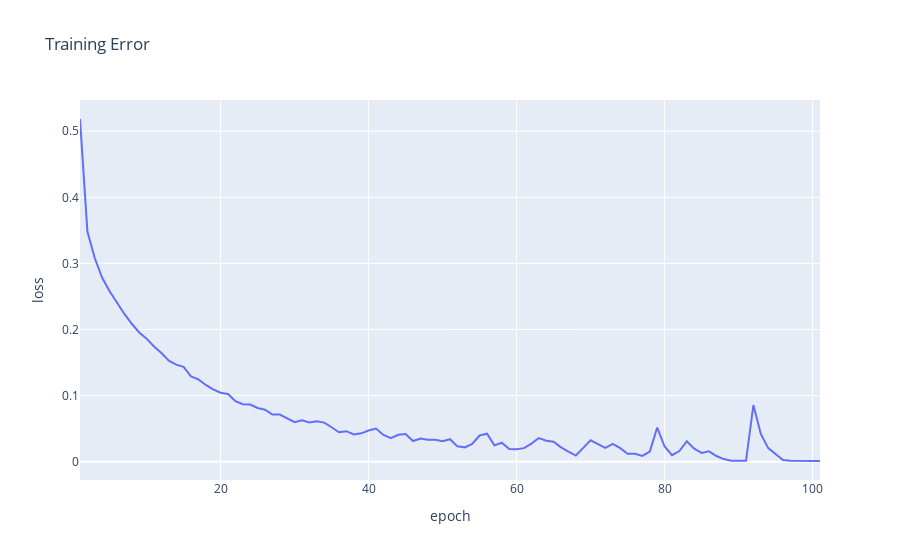

The notebook cell this image was saved under:
### Code cell
# flatten features into 1D arrays
X_train = np.stack(train_df['image'].values)
y_train = train_df['label'].values
X_test = np.stack(test_df['image'].values)
y_test = test_df['label'].values

print(f"X_train shape: {X_train.shape}\t y_train shape: {y_train.shape}")
print(f"X_test shape: {X_test.shape}\t y_test shape: {y_test.shape}")

# TODO: Train the model using the scaled traning data and plott the loss curve (remeber to normalize your data!)
# NOTE: Your model must be named `model`
def flatten(images):
    return images.reshape(images.shape[0], -1)
image_scalar=StandardScaler()
image_scalar.fit(flatten(X_train))
X_train_sc=image_scalar.transform(flatten(X_train))
X_test_sc=image_scalar.transform(flatten(X_test))

if load_saved_models and os.path.exists('classifier.joblib'):

    model = joblib.load('classifier.joblib')

else:

    model=MLPClassifier(
    hidden_layer_sizes=(100, 50),
    max_iter=200, tol=1e-4, random_state=SEED)

    model.fit(X_train_sc,y_train)
if save_models:
    joblib.dump(model, 'classifier.joblib')

loss_df=pd.DataFrame({'epoch':np.arange(1,len(model.loss_curve_)+1),'loss':model.loss_curve_})
loss_df.plot(x='epoch', y='loss', title="Training Error")

### Figure 1 — Plotly figure (JSON) as saved in the notebook; plotly's stock layout.template omitted (floating-point values rounded to 4 significant figures)
{"data": [{"hovertemplate": "epoch=%{x}<br>loss=%{y}<extra></extra>", "legendgroup": "", "line": {"color": "#636efa", "dash": "solid"}, "marker": {"symbol": "circle"}, "mode": "lines", "name": "", "orientation": "v", "showlegend": false, "type": "scatter", "x": [1, 2, 3, 4, 5, 6, 7, 8, 9, 10, 11, 12, 13, 14, 15, 16, 17, 18, 19, 20, 21, 22, 23, 24, 25, 26, 27, 28, 29, 30, 31, 32, 33, 34, 35, 36, 37, 38, 39, 40, 41, 42, 43, 44, 45, 46, 47, 48, 49, 50, 51, 52, 53, 54, 55, 56, 57, 58, 59, 60, 61, 62, 63, 64, 65, 66, 67, 68, 69, 70, 71, 72, 73, 74, 75, 76, 77, 78, 79, 80, 81, 82, 83, 84, 85, 86, 87, 88, 89, 90, 91, 92, 93, 94, 95, 96, 97, 98, 99, 100, 101], "xaxis": "x", "y": [0.5185, 0.3481, 0.3078, 0.2783, 0.2578, 0.2396, 0.2236, 0.2087, 0.1956, 0.1862, 0.1743, 0.1645, 0.1529, 0.1469, 0.1435, 0.1291, 0.1245, 0.1161, 0.1096, 0.1044, 0.1025, 0.09167, 0.087, 0.08654, 0.08125, 0.07864, 0.07138, 0.07133, 0.0652, 0.05973, 0.06258, 0.05948, 0.06114, 0.05913, 0.05212, 0.04449, 0.04622, 0.04116, 0.04292, 0.04718, 0.05015, 0.0406, 0.03579, 0.0408, 0.04188, 0.03131, 0.03499, 0.03311, 0.03317, 0.03116, 0.03408, 0.02324, 0.02174, 0.02678, 0.03969, 0.04245, 0.02473, 0.02879, 0.01908, 0.019, 0.02055, 0.02733, 0.03582, 0.03183, 0.03011, 0.02176, 0.01534, 0.00932, 0.02093, 0.03237, 0.0267, 0.02091, 0.02705, 0.02051, 0.0119, 0.01207, 0.00887, 0.0154, 0.05166, 0.02301, 0.009912, 0.0162, 0.03104, 0.01964, 0.01325, 0.01572, 0.008596, 0.004012, 0.001591, 0.00127, 0.001353, 0.08565, 0.04196, 0.02059, 0.011, 0.002457, 0.001533, 0.001329, 0.001209, 0.001148, 0.001091], "yaxis": "y"}], "layout": {"legend": {"tracegroupgap": 0}, "title": {"text": "Training Error"}, "xaxis": {"anchor": "y", "domain": [0, 1], "title": {"text": "epoch"}}, "yaxis": {"anchor": "x", "domain": [0, 1], "title": {"text": "loss"}}}}
